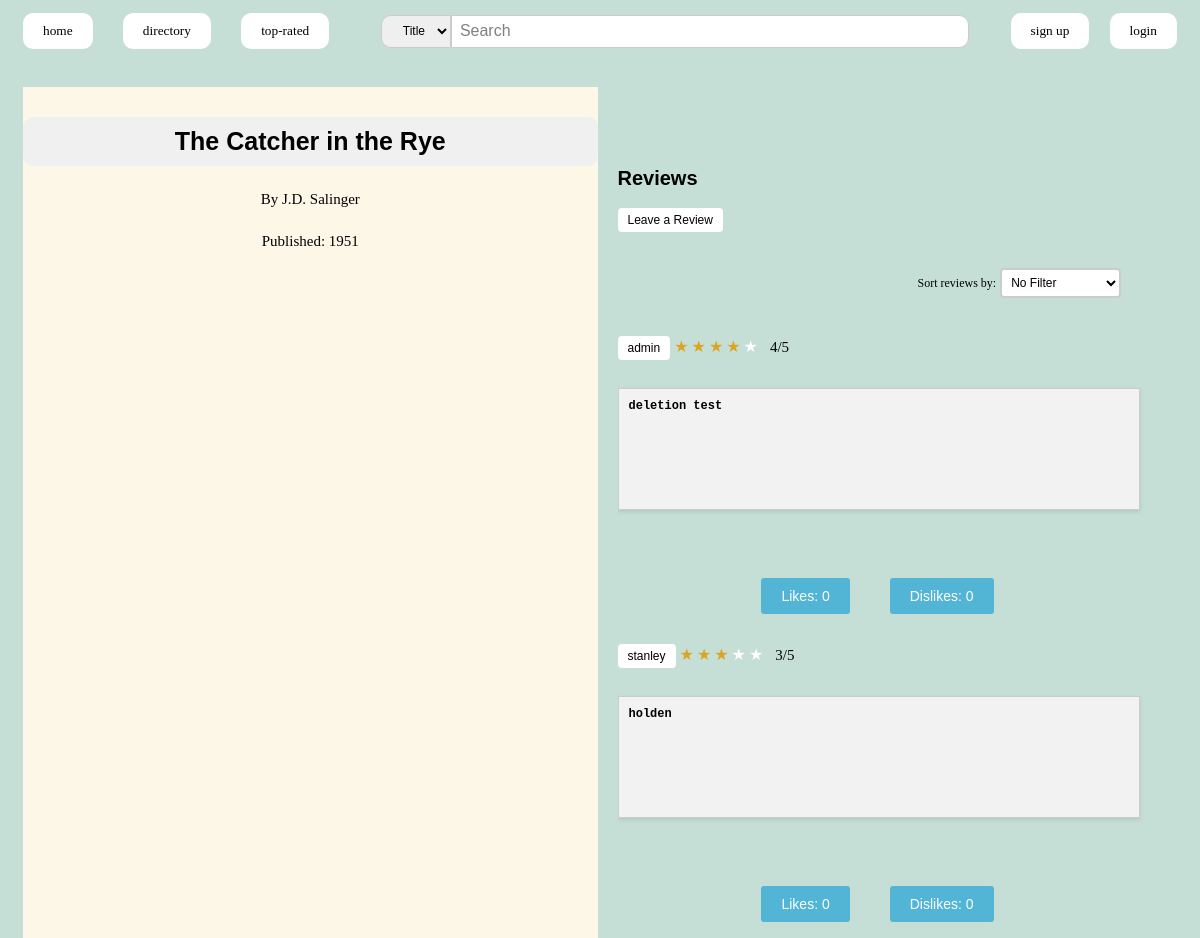
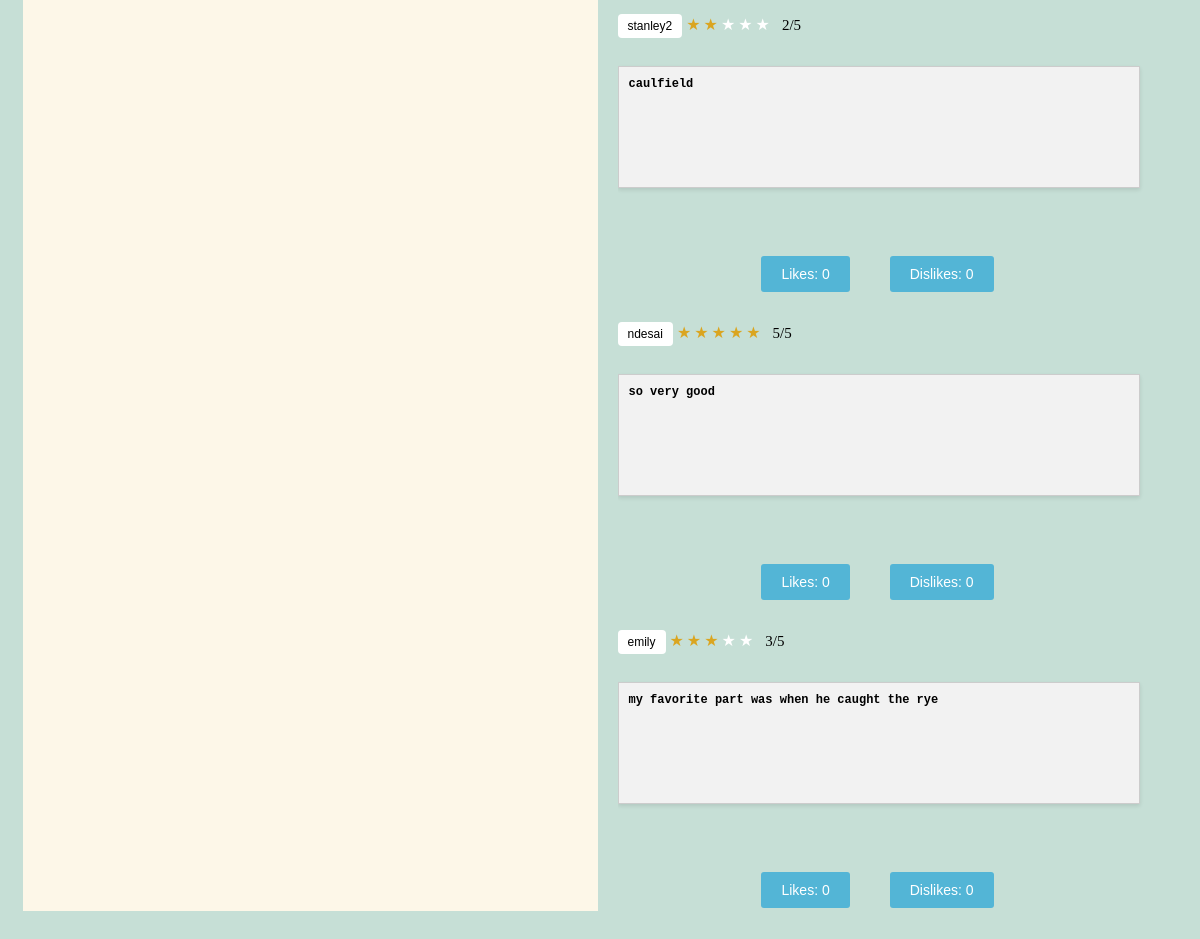
Page /books/1/ on the committed database (2 pictures, top to bottom).
### books/models.py (models this page shows, shortened)
class Book(models.Model):
    title = models.CharField(max_length=200, blank=False)
    author = models.CharField(max_length=200)
    pub_year = models.IntegerField(default=-1, blank=True)
    isbn = models.CharField(max_length=13, blank=True)
    olid = models.CharField(max_length=11, blank=True)
    num_pages = models.IntegerField(blank=True, null=True)

### reviews/models.py (models this page shows)
class Review(models.Model):
    user = models.ForeignKey(User, on_delete=models.CASCADE, blank=True)
    book = models.ForeignKey(Book, on_delete=models.CASCADE)
    rating = models.IntegerField(blank=False, default=0)
    text = models.CharField(blank=False,max_length=500)
    images = models.ImageField(upload_to='review_images/',blank=True)
    likes=models.ManyToManyField(User, related_name='liked_reviews', blank=True)
    dislikes=models.ManyToManyField(User, related_name='disliked_reviews', blank=True)

### books/views.py (the view, shortened to what this page needs)
# urls.py: path("<int:book_id>/", views.displayBookInfo, name="view_book"),
def displayBookInfo(request, book_id):
    book = Book.objects.get(pk=book_id)
    reviews = Review.objects.filter(book__id=book_id)
    user_review = None
    profile = None
    sort_options = request.GET.get('sort')
    if sort_options == 'favorable':
        reviews = reviews.order_by('-rating')  # Sort by most favorable
    elif sort_options == 'unfavorable':
        reviews = reviews.order_by('rating')  # Sort by least favorable
    elif sort_options == 'helpful':
        reviews = reviews.order_by('-likes')  # Sort by least favorable
    elif sort_options == 'unhelpful':
        reviews = reviews.order_by('-dislikes')  # Sort by least favorable
    context = {
        "book": book,
        "reviews": reviews,
        "user_review": None if not user_review else user_review[0],
        "profile": profile
    }
    return render(request, "books/book.html", context);

### templates/books/book.html (shortened to what this page needs)
{% extends "base.html" %}
{% block content %}
<div class="container">
    <div class="left-section">
        <div class = "container-fluid">
            <div class = "book-info container-fluid">
                <h4 class = "review-book">{{ book.title }}</h4>
                <h5 class="book-author">By {{ book.author }}</h5>
                <h5 class="book-published">Published: {{ book.pub_year }}</h5>
            </div>
        </div>
    </div>
    <div class="right-section">
        <h3 class = "reviews">Reviews</h3>
        {% if not user_review %}
            <a class="write-rev-button" href="{% url 'books:review_book' book.id %}">Leave a Review</a>
        {% endif %}
        <form id="sort-form" method="GET" action="{% url 'books:view_book' book.id %}">
            <label for="sort">Sort reviews by:</label>
            <select id="sort" name="sort">
                <option value="" {% if sort_options == '' %}selected{% endif %}>No Filter</option>
            </select>
        </form>
        <br/>
        {% for review in reviews %}
            <div class="review-container">
                <a class="user-profile-button" href="{% url 'profiles:profile' review.user.id %}">{{ review.user.username }}</a>
                <div class="Stars" style="--rating: {{review.rating}};" aria-label="Rating of this product is {{review.rating}} out of 5."></div>
                <b class = "rating">{{ review.rating }}/5</b>
                <h6 class = "user-rev">{{ review.text }}</h6>
                <div class="container like-dislike-container">
                    <form id="like_review" class="like-form" action="{% url 'books:like_dislike' book.id %}" method="POST" data-pjax>
                        <button class="like-buttons" type="submit"> Likes: {{review.likes.count}}</button>
                    </form>
                    <form id="dislike_review" class="dislike-form" action="{% url 'books:like_dislike' book.id %}" method="POST" data-pjax>
                        <button class="like-buttons" type="submit"> Dislikes: {{review.dislikes.count}}</button>
                    </form>
                </div>
            </div>
        {% endfor %}
    <br/>
    </div>
</div>
{% endblock %}

### static/css/list.css (style rules this page uses)
.container-fluid { font-size:15px; font-family: Poppins; }

### static/css/signup.css (style rules this page uses)
form label { font-family: Verdana, Geneva, Tahoma, sans-serif; font-weight:500; }
form button[type="submit"] { margin-top:20px; padding: 10px 20px; background-color: rgb(83, 181, 214); color: white; border: none; border-radius: 3px; cursor: pointer; }

### static/css/stars.css (style rules this page uses)
:root { --star-color: #fff; --star-background: #DAA520; }
.Stars { --percent: calc(var(--rating) / 5 * 100%); display: inline-block; font-size: var(--star-size); font-family: Times; line-height: 1; }
.Stars::before { content: "★★★★★"; letter-spacing: 3px; background: linear-gradient(90deg, var(--star-background) var(--percent), var(--star-color) var(--percent)); -webkit-background-clip: text; -webkit-text-fill-color: transparent; }

### static/css/base.css (style rules this page uses)
body { background-color: #c6dfd6; }

### static/css/review_book.css (style rules this page uses)
.review-book { padding:10px; font-family: 'Trebuchet MS', 'Lucida Sans Unicode', 'Lucida Grande', 'Lucida Sans', Arial, sans-serif; text-align: center; font-size: 25px; background-color: #F0F0F0; border-radius: 10px; max-width: 600px; margin: 0 auto; margin-top: 30px; }

### static/css/book.css (style rules this page uses)
.like-buttons { border:none; color: #000000; }
.book-author { font-family: Verdana; font-size: 15px; text-align: center; font-weight: normal; }
.book-published { font-family: Verdana; font-size: 15px; text-align: center; font-weight: normal; }
.container { display: flex; }
.left-section { flex: 1; margin-right: 20px; background-color: #FDF7E8;; }
.right-section { flex: 1; height: 85vh; overflow: auto; }
.reviews { font-family: Verdana, Arial, sans-serif; font-size: 20px; margin-top: 80px; font-weight: bold; }
.rating { font-family:Verdana; font-weight:normal; margin-left: 5px; font-size: 15px; }
.user-rev { background-color: #f2f2f2; padding: 10px; border: 1px solid #ccc; box-shadow: 0 2px 4px rgba(0, 0, 0, 0.1); font-family: 'Courier New', Courier, monospace; font-size: 12px; max-width: 500px; min-height: 100px; }
.write-rev-button { padding: 5px 10px; background-color: white; color: black; text-decoration: none; border-radius: 4px; font-family:Verdana, Geneva, Tahoma, sans-serif; font-weight:normal; font-size: 12px; max-width:fit-content; }
.container { margin-left: 15px; }
a.user-profile-button { margin-top:20px; display: inline-flex; padding: 5px 10px; background-color: white; color: black; text-decoration: none; border-radius: 4px; font-family:Verdana, Geneva, Tahoma, sans-serif; font-weight:normal; font-size: 12px; max-width:fit-content; }
form#sort-form { margin-top: 40px; margin-left:300px; }
label[for="sort"] { font-weight: normal; font-size:12px; font-family: Verdana; }
select#sort { padding: 5px; font-size: 12px; border: 2px solid #ccc; border-radius: 4px; background-color: #fff; }
select#sort option:checked { font-weight: bold; }
select#sort option { padding: 5px; }
.like-dislike-container { margin: 0px; max-width: 500px; padding: 10px; justify-content: center; }
form#like_review, form#dislike_review { margin-top: 10px; }
button.like-buttons { padding: 5px 10px; font-size: 14px; border: none; border-radius: 4px; background-color: rgb(128, 203, 228); color: #fff; cursor: pointer; margin: 0px 20px 0px 20px; }

### static/css/user_profile.css (style rules this page uses)
form { align-items: center; justify-content: center; }

### rows in the picture
Book: title "The Catcher in the Rye", author "J.D. Salinger", pub_year "1951"
Review: user.username "admin", rating "4", text "deletion test", likes.count "0", dislikes.count "0"
Review: user.username "stanley", rating "3", text "holden", likes.count "0", dislikes.count "0"
Review: user.username "stanley2", rating "2", text "caulfield", likes.count "0", dislikes.count "0"
Review: user.username "ndesai", rating "5", text "so very good", likes.count "0", dislikes.count "0"
Review: user.username "emily", rating "3", text "my favorite part was when he caught the rye", likes.count "0", dislikes.count "0"
